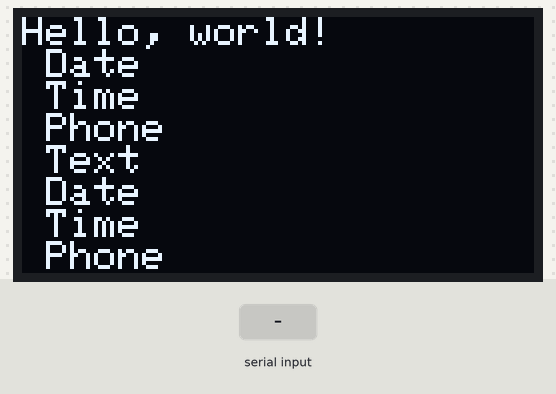
This sketch was run on a simulated Arduino Uno, built with avr-gcc and run on an emulated ATmega328P. Shown: 128×64 one-colour display. The test bench sets the inputs (shaded band). The display library's start-up logo is not drawn.

Above: at 5.3 s.
5.4 s: "1|" received over Serial
At 10.9 s:
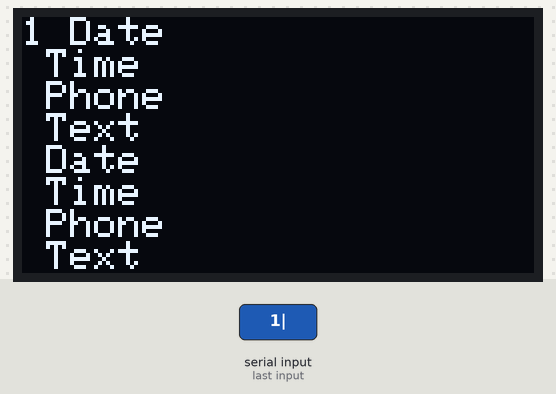
11.2 s: "0|" received over Serial
At 14.34 s:
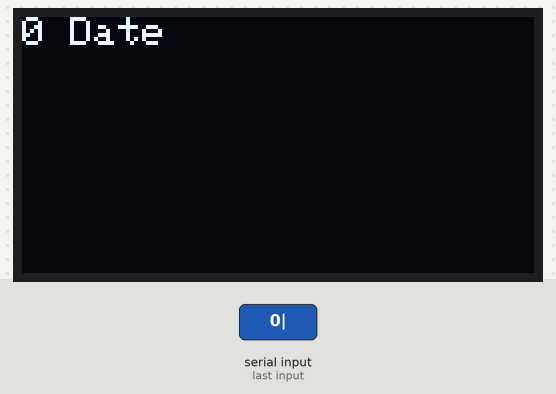
15.9 s: "2|" received over Serial
At 21.0 s:
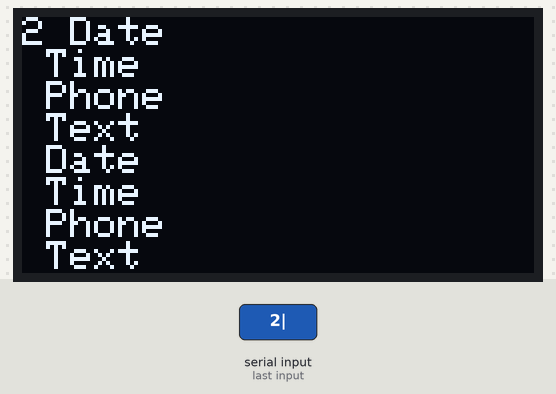
Timing chart, 0 to 22.5 s (numbered marks = the images above; inputs shaded):
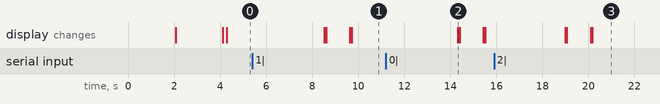

Measured:
- after the input at 5.4 s, the display: first changes after 3.1 s (image 1 shows a later state)
- after the input at 11.2 s, the display: changes after 3.1 s (image 2)
- after the input at 15.9 s, the display: first changes after 3.1 s (image 3 shows a later state)

The sketch:

SmartGlass.ino
```cpp
#include <SoftwareSerial.h>

#include <SPI.h>

#include <Adafruit_GFX.h>

#include <Adafruit_SSD1306.h>

//SoftwareSerial obj1(2,3);

String Data, Text, Phone, Date, Time;


#define SCREEN_WIDTH 128

#define SCREEN_HEIGHT 64


#define OLED_MOSI   9

#define OLED_CLK   10

#define OLED_DC    11

#define OLED_CS    12

#define OLED_RESET 13

Adafruit_SSD1306 display(SCREEN_WIDTH, SCREEN_HEIGHT,

  OLED_MOSI, OLED_CLK, OLED_DC, OLED_RESET, OLED_CS);

void LedPrint(String custom);

void setup() {

 Serial.begin(9600);

 //obj1.begin(9600);

   // SSD1306_SWITCHCAPVCC = generate display voltage from 3.3V internally

  if(!display.begin(SSD1306_SWITCHCAPVCC)) {

    Serial.println(F("SSD1306 allocation failed"));

    for(;;); // Don't proceed, loop forever

  }

  // Show initial display buffer contents on the screen --

  // the library initializes this with an Adafruit splash screen.

  display.display();

  delay(2000); // Pause for 2 seconds

  // Clear the buffer

  display.clearDisplay();

  // Draw a single pixel in white

  display.drawPixel(10, 10, SSD1306_WHITE);

  // Show the display buffer on the screen. You MUST call display() after

  // drawing commands to make them visible on screen!

  display.display();

  delay(2000);

  LedPrint("Hello, world!");

}

void loop() {

int i = 0;

while(Serial.available() > 0){

display.clearDisplay();

display.setCursor(0,0);

String Date = Serial.readStringUntil('|');

String Time = Serial.readStringUntil('?');

String Phone = Serial.readStringUntil('>');

String Text = Serial.readStringUntil('\n');

delay(20);

//LedPrint("In while loop " + String(i));

LedPrint(Date + " Date");

LedPrint(Time + " Time");

LedPrint(Phone + " Phone");

LedPrint(Text + " Text");

i++;

delay(1000);

}

LedPrint(Date + " Date");

LedPrint(Time + " Time");

LedPrint(Phone + " Phone");

LedPrint(Text + " Text");

}

void LedPrint(String custom) {

  display.setTextSize(1);             // Normal 1:1 pixel scale

  display.setTextColor(SSD1306_WHITE);        // Draw white text

               // Start at top-left corner

  display.println(custom);

  display.display();

}
```
